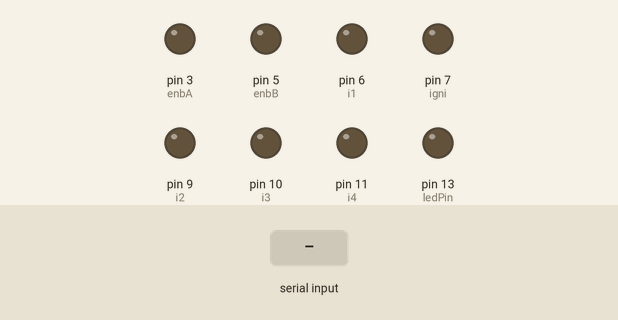
A sketch run on a simulated Arduino Uno, built with avr-gcc and run on an emulated ATmega328P. On the bench: output pins drawn as LEDs (lit = HIGH). Inputs (shaded band) come from the test bench.

Above: at 1.2 s.
1.3 s: "<90,45>" received over Serial
At 2.1 s:
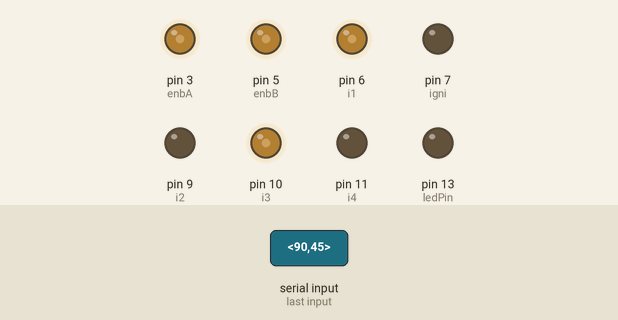
2.8 s: "<30,150>" received over Serial
At 3.3 s:
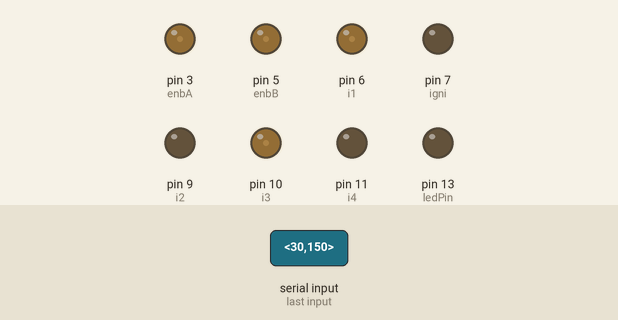
4.3 s: "<200>" received over Serial
At 5.5 s:
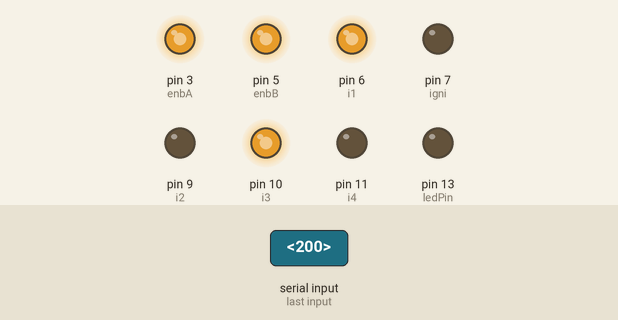
5.8 s: "<90>" received over Serial
At 6.6 s:
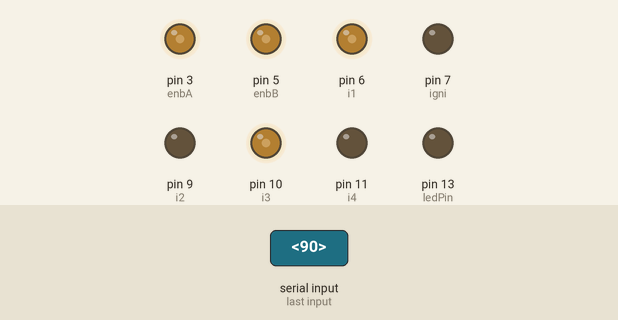
Timing chart, 0 to 8.3 s (numbered marks = the images above; inputs shaded):
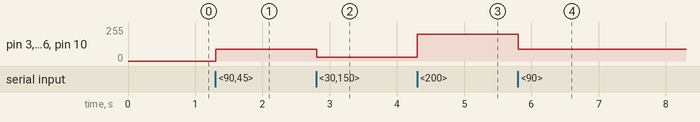

The sketch:

Arduino_data_rec.ino
```cpp
#include <Servo.h>
#define datalen 6
#define threshold 10
// Servo myservo;
// Servo myservo1;
// Servo myservo2;
const int enbA = 3;
const int enbB = 5;

int i1 = 6;
int i2 = 9;
int i3 = 10;
int i4 = 11;

const int buttonPin = 2;  // the number of the pushbutton pin
const int ledPin = 13;    // the number of the LED pin
int reac = 6;
int igni = 7;
int i = 0;
int move = 254;
int a_speed = 0;
int b_speed = 0;


String dataString = ""; // variable to hold input data
int dataArray[datalen]; // array to hold parsed integers
int dataIndex = 0; // index for dataArray

void setup() {
  Serial.begin(9600); // initialize serial communication
  pinMode(i1, OUTPUT);
  pinMode(i2, OUTPUT);
  pinMode(i3, OUTPUT);
  pinMode(i4, OUTPUT);
  pinMode(enbA, OUTPUT);
  pinMode(enbB, OUTPUT);

  pinMode(ledPin, OUTPUT);
  pinMode(reac, OUTPUT);
  pinMode(igni, OUTPUT);
}

void loop() {
  if (Serial.available()) { // check if there is incoming data
    char incomingChar = Serial.read(); // read incoming character
    // Serial.print(incomingChar);
    if (incomingChar == '<') { // start of data
      dataString = ""; // clear input data
      dataIndex = 0; // reset index for dataArray
    } else if (incomingChar == '>') { // end of data
      parseData(); // call function to parse input data
      // printData();  // call function to print parsed data
      control();
    } else { // data character
      dataString += incomingChar; // add to input data
    }
  }

//testing
  // parseData(); // call function to parse input data
  // printData();  // call function to print parsed data
}

void parseData() {
  int commaIndex = 0; // index for locating commas in input string
  while (dataIndex < datalen) { // parse up to 4 integers
    commaIndex = dataString.indexOf(","); // find next comma in input string
    if (commaIndex == -1) {
      commaIndex = dataString.length();
    }
    dataArray[dataIndex] = dataString.substring(0, commaIndex).toInt(); // convert substring to integer and store in array
    dataString = dataString.substring(commaIndex + 1); // remove parsed substring and comma from input string
    dataIndex++; // move to next index in array
  }
}


void printData() {
  Serial.print("Parsed data: ");
  for (i = 0; i < datalen; i++) {
    Serial.print(dataArray[i]);
    Serial.print(" ");
  }
  Serial.println();
}

void control()
{

    // myservo1.write(dataArray[3]);
  // myservo2.write(dataArray[2]);

  // if(dataArray[4] > 0)
  // {
  //   dataArray[4] = 0;
  // }


  if(dataArray[0] > threshold)
  {
    a_speed = dataArray[0];
    b_speed = dataArray[0];
    analogWrite(enbA, a_speed);
    analogWrite(enbB, b_speed);
    analogWrite(i1, a_speed);
    analogWrite(i3, b_speed);
  }
  else if(dataArray[0] < -threshold)
  {
    a_speed = -1*dataArray[0];
    b_speed = -1*dataArray[0];
    analogWrite(enbA, a_speed);
    analogWrite(enbB, b_speed);
    analogWrite(i2, a_speed);
    analogWrite(i4, b_speed);
  }
  else if(dataArray[1] > threshold)
  {
    a_speed = dataArray[1];
    b_speed = dataArray[1];
    analogWrite(enbA, a_speed);
    analogWrite(enbB, b_speed);
    analogWrite(i1, a_speed);
    analogWrite(i4, b_speed);

  }
  else if(dataArray[1] < -threshold)
  {
    a_speed = -1*dataArray[1];
    b_speed = -1*dataArray[1];
    analogWrite(enbA, a_speed);
    analogWrite(enbB, b_speed);
    analogWrite(i2, a_speed);
    analogWrite(i3, b_speed);

  }
  else
  {
    analogWrite(enbA, LOW);
    analogWrite(enbB, LOW);
    analogWrite(i1, LOW);
    analogWrite(i3, LOW);
    analogWrite(i2, LOW);
    analogWrite(i4, LOW);
  }

}
```

Measured:
- after the input at 1.3 s, pin 3 (enbA), pin 5 (enbB), pin 6 (i1), pin 10 (i3): 0/255 → 90/255 at once
- after the input at 2.8 s, pin 3 (enbA), pin 5 (enbB), pin 6 (i1), pin 10 (i3): 90/255 → 30/255 at once
- after the input at 4.3 s, pin 3 (enbA), pin 5 (enbB), pin 6 (i1), pin 10 (i3): 30/255 → 200/255 at once
- after the input at 5.8 s, pin 3 (enbA), pin 5 (enbB), pin 6 (i1), pin 10 (i3): 200/255 → 90/255 at once
